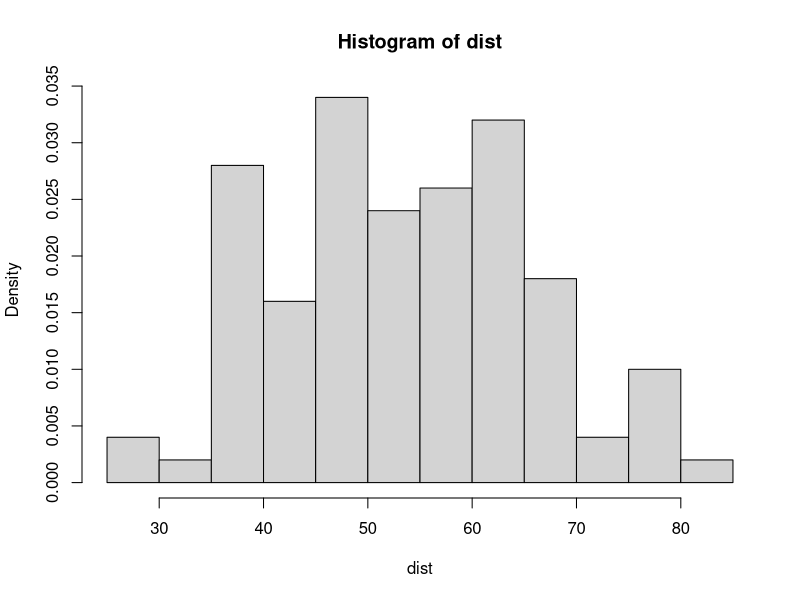
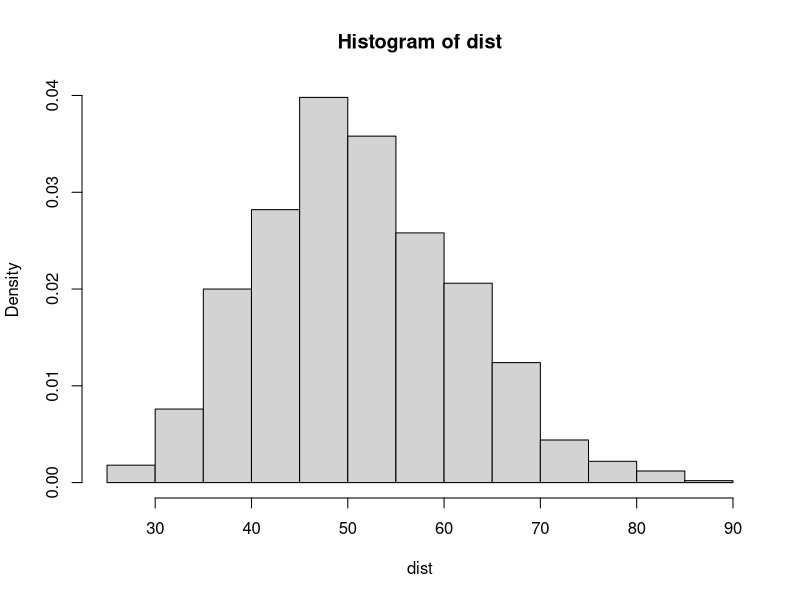
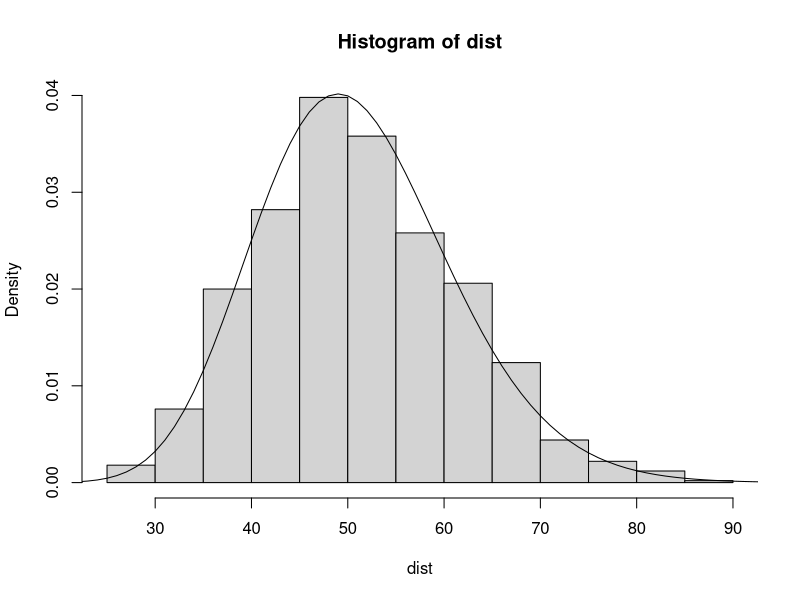

Recreate these plots in R, in order.
## ---- chunk 1
suits <- c("Spades", "Hearts", "Diamonds", "Clubs")
ranks <- c("Ace", 2:10, "Jack", "Queen", "King")
# Combine ranks and suits to make 52 unique cards
deck <- paste(rep(ranks, 4), rep(suits, each = 13))
## ---- chunk 2
top_card = function(x) { 
   stopifnot(length(x)==52, is.atomic(x))
   sample(x, size=1)
}
set.seed(1234)
drs = replicate(2000, top_card(deck))
head(table(drs))
mean(table(drs))
2000/52
## ---- chunk 3
mystat = function(dat, expected) sum((table(dat)-expected)^2/expected)
ExpectedCount = 2000/52
sum((table(drs)-ExpectedCount)^2/ExpectedCount)
chisq.test(table(drs))
mystat(drs, ExpectedCount)
## ---- chunk 4
set.seed(1234)
predist = lapply(1:100, function(x) replicate(2000, top_card(deck)))
dist = sapply(predist, function(x)mystat(x, expected=2000/52))
hist(dist, prob=TRUE)
## ---- chunk 5
set.seed(1234)
predist = lapply(1:1000, function(x) replicate(2000, top_card(deck)))
dist = sapply(predist, function(x)mystat(x, expected=2000/52))
hist(dist, probability=TRUE)
## ---- chunk 6
hist(dist, probability=TRUE)
lines(1:100, dchisq(1:100, 51))
## ---- chunk 7
set.seed(1234)
baddeck = deck
baddeck[1] = baddeck[52]
newdrs = replicate(2000, top_card(baddeck))
mystat(newdrs, ExpectedCount)
## ---- chunk 8
set.seed(1234)
baddeck[2] = baddeck[51]
newdrs = replicate(2000, top_card(baddeck))
mystat(newdrs, ExpectedCount)
## ---- chunk 9
set.seed(1234)
baddeck[2] = baddeck[52]
newdrs = replicate(2000, top_card(baddeck))
mystat(newdrs, ExpectedCount)
## ---- chunk 10
set.seed(1234)
baddeck[2] = baddeck[52]
newdrs = replicate(1000, top_card(baddeck))
mystat(newdrs, ExpectedCount)
